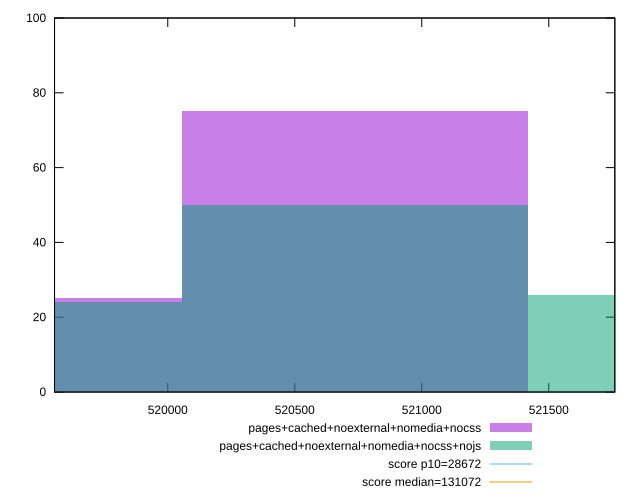

The gnuplot source for this figure:
reset

$pagesCachedNoexternalNomediaNocss <<EOF
520737.9261338157 75
519374.73784550733 25
EOF

$pagesCachedNoexternalNomediaNocssNojs <<EOF
520737.9261338157 50
522101.1144221241 26
519374.73784550733 24
EOF

set key outside below
set boxwidth 1363.1882883084181
set xrange [519554.15875461674:521760.05728320923]
set yrange [0:100]
set trange [0:100]
set style fill transparent solid 0.5 noborder

set parametric
set terminal svg size 640, 500 enhanced background rgb 'white'
set output "reprap/uses-long-cache-ttl/comparison/histogram/4_vs_5.svg"

plot $pagesCachedNoexternalNomediaNocss title "pages+cached+noexternal+nomedia+nocss" with boxes, \
     $pagesCachedNoexternalNomediaNocssNojs title "pages+cached+noexternal+nomedia+nocss+nojs" with boxes, \
     28672,t title "score p10=28672", \
     131072,t title "score median=131072"

reset
